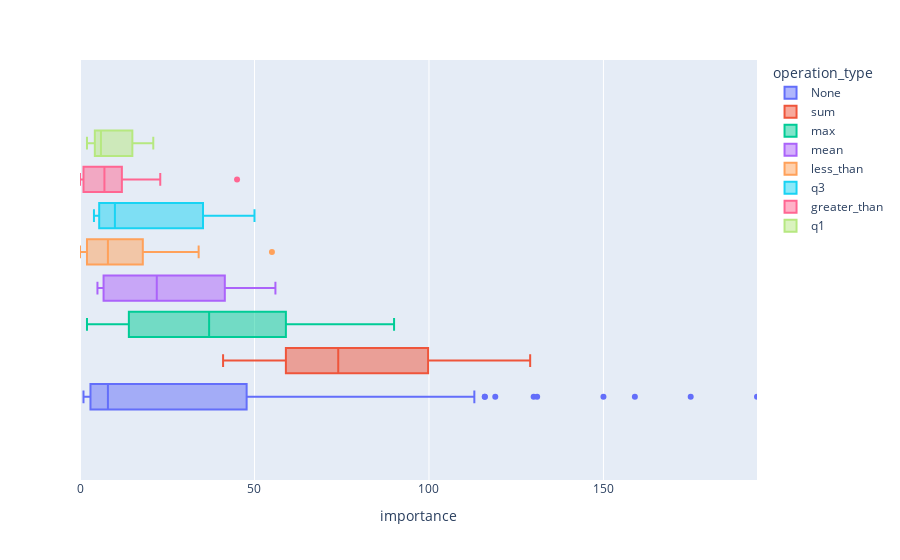

Notebook code cell kept with this figure:
### Code cell
px.box(
    df,
    x="importance",
    color="operation_type",
    range_x=(df.importance.min(), df.importance.max()),
)

### Figure 1 — Plotly figure (JSON) as saved in the notebook; plotly's stock layout.template omitted (floating-point values rounded to 4 significant figures; data arrays with more than 128 entries replaced by an {"elided": "..."} marker saying what was removed)
{"data": [{"alignmentgroup": "True", "hovertemplate": "operation_type=None<br>importance=%{x}<extra></extra>", "legendgroup": "None", "marker": {"color": "#636efa"}, "name": "None", "notched": false, "offsetgroup": "None", "orientation": "h", "showlegend": true, "type": "box", "x": {"elided": "151 int values"}, "x0": " ", "xaxis": "x", "y0": " ", "yaxis": "y"}, {"alignmentgroup": "True", "hovertemplate": "operation_type=sum<br>importance=%{x}<extra></extra>", "legendgroup": "sum", "marker": {"color": "#EF553B"}, "name": "sum", "notched": false, "offsetgroup": "sum", "orientation": "h", "showlegend": true, "type": "box", "x": [129, 108, 75, 74, 62, 58, 41], "x0": " ", "xaxis": "x", "y0": " ", "yaxis": "y"}, {"alignmentgroup": "True", "hovertemplate": "operation_type=max<br>importance=%{x}<extra></extra>", "legendgroup": "max", "marker": {"color": "#00cc96"}, "name": "max", "notched": false, "offsetgroup": "max", "orientation": "h", "showlegend": true, "type": "box", "x": [90, 66, 38, 37, 35, 7, 2], "x0": " ", "xaxis": "x", "y0": " ", "yaxis": "y"}, {"alignmentgroup": "True", "hovertemplate": "operation_type=mean<br>importance=%{x}<extra></extra>", "legendgroup": "mean", "marker": {"color": "#ab63fa"}, "name": "mean", "notched": false, "offsetgroup": "mean", "orientation": "h", "showlegend": true, "type": "box", "x": [56, 47, 25, 22, 9, 6, 5], "x0": " ", "xaxis": "x", "y0": " ", "yaxis": "y"}, {"alignmentgroup": "True", "hovertemplate": "operation_type=less_than<br>importance=%{x}<extra></extra>", "legendgroup": "less_than", "marker": {"color": "#FFA15A"}, "name": "less_than", "notched": false, "offsetgroup": "less_than", "orientation": "h", "showlegend": true, "type": "box", "x": [55, 34, 22, 20, 16, 14, 11, 8, 8, 8, 7, 4, 0, 0, 0, 0], "x0": " ", "xaxis": "x", "y0": " ", "yaxis": "y"}, {"alignmentgroup": "True", "hovertemplate": "operation_type=q3<br>importance=%{x}<extra></extra>", "legendgroup": "q3", "marker": {"color": "#19d3f3"}, "name": "q3", "notched": false, "offsetgroup": "q3", "orientation": "h", "showlegend": true, "type": "box", "x": [50, 41, 18, 10, 7, 5, 4], "x0": " ", "xaxis": "x", "y0": " ", "yaxis": "y"}, {"alignmentgroup": "True", "hovertemplate": "operation_type=greater_than<br>importance=%{x}<extra></extra>", "legendgroup": "greater_than", "marker": {"color": "#FF6692"}, "name": "greater_than", "notched": false, "offsetgroup": "greater_than", "orientation": "h", "showlegend": true, "type": "box", "x": [45, 23, 18, 13, 11, 11, 7, 7, 7, 4, 3, 2, 0, 0, 0, 0], "x0": " ", "xaxis": "x", "y0": " ", "yaxis": "y"}, {"alignmentgroup": "True", "hovertemplate": "operation_type=q1<br>importance=%{x}<extra></extra>", "legendgroup": "q1", "marker": {"color": "#B6E880"}, "name": "q1", "notched": false, "offsetgroup": "q1", "orientation": "h", "showlegend": true, "type": "box", "x": [21, 18, 6, 6, 5, 4, 2], "x0": " ", "xaxis": "x", "y0": " ", "yaxis": "y"}], "layout": {"boxmode": "group", "legend": {"title": {"text": "operation_type"}, "tracegroupgap": 0}, "margin": {"t": 60}, "xaxis": {"anchor": "y", "domain": [0, 1], "range": [0, 194], "title": {"text": "importance"}}, "yaxis": {"anchor": "x", "domain": [0, 1]}}}
